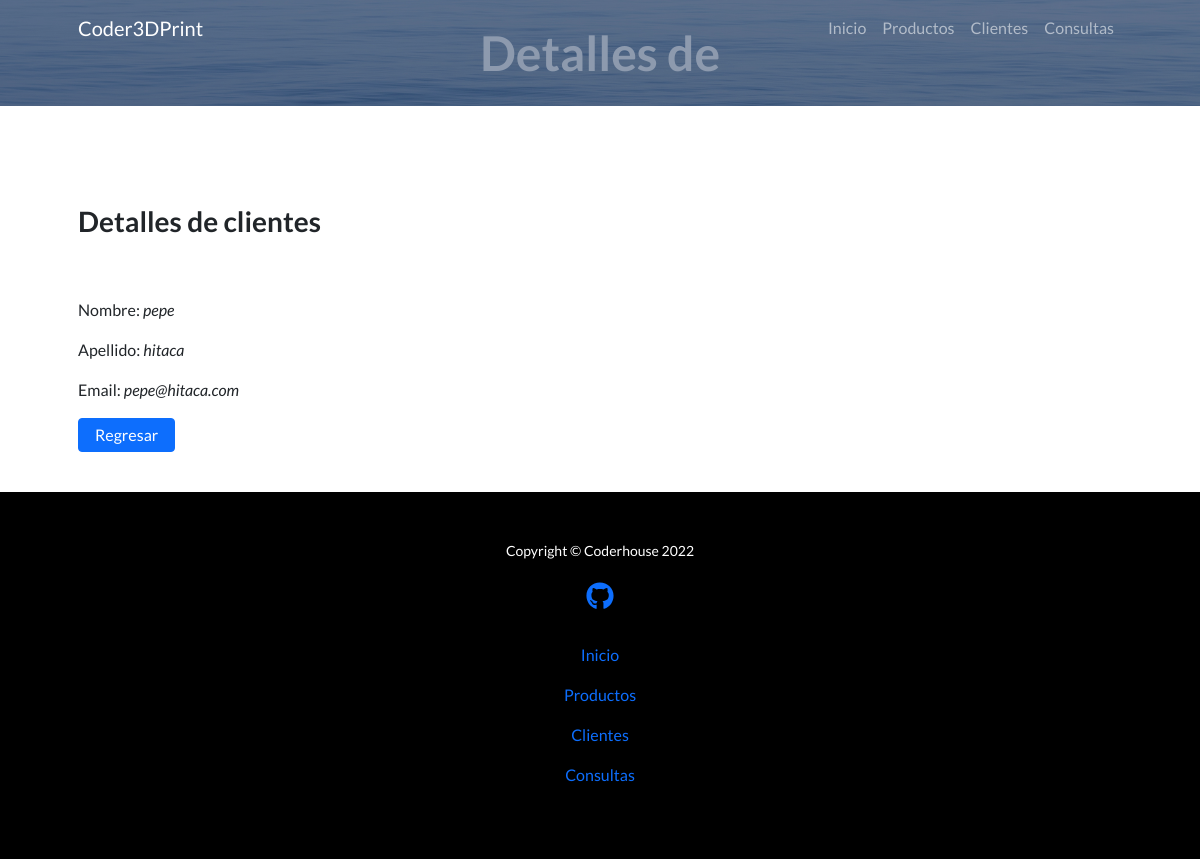
Screenshot of /client/1/detail with the database file from the repository.
### app_coder/models.py (models this page shows, shortened)
class Client(models.Model):
    name = models.CharField(max_length=40)
    last_name = models.CharField(max_length=40)
    email = models.EmailField()

### app_coder/views.py (the view)
# urls.py: path('client/<int:pk>/detail', views.ClientDetailView.as_view(), name='client-detail'),
class ClientDetailView(DetailView):
    model = Client
    template_name= "app_coder/client_detail.html"

### app_coder/templates/app_coder/client_detail.html (shortened to what this page needs)
{% extends "app_coder/base.html" %}
{% load static %}
{% block content %}
<header class="masthead text-center text-white">
    <div class="masthead-content">
        <div class="container px-5">
            <h1 class="masthead-heading mb-0">Detalles de {{ client.nameprod }}</h1>
        </div>
    </div>
</header>
<section id="scroll">
    <div class="container px-5">
    <br><br>
        <div class="row gx-5 align-items-center">
            <br><br><br><br><br><br>
            <h3> Detalles de clientes</h3>
                <p> Nombre: <i> {{ client.name }} </i></p>
                <p> Apellido: <i> {{ client.last_name }} </i></p>
                <p> Email: <i> {{ client.email }} </i></p>
                <p>
                    <a class="btn btn-primary" href="{% url 'app_coder:client-list' %}">Regresar</a>
                </p>
        </div>
        <br>
    </div>
</section>
{% endblock %}

### rows the page displays
Client: name "pepe", last_name "hitaca", email "pepe@hitaca.com"
